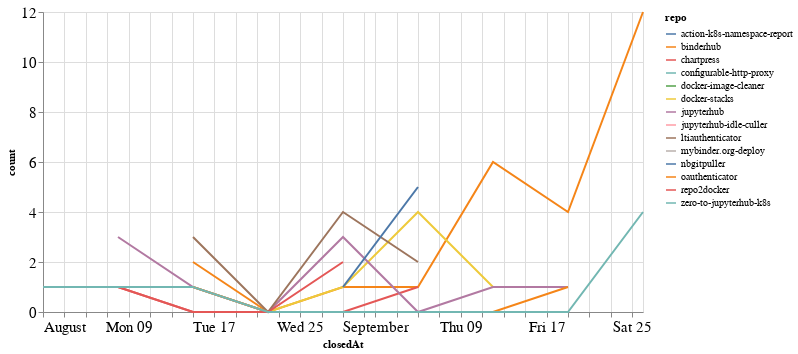

The cell this chart's notebook holds for it:
### Code cell
closed_by_time = closed_by.groupby('repo').resample('W', on='closedAt').count()['author'].reset_index()
closed_by_time = closed_by_time.rename(columns={'author': 'count'})

alt.Chart(closed_by_time, width=600).mark_line().encode(
    x='closedAt',
    y='count',
    color='repo',
    tooltip="repo"
)

### Figure 1 — Vega-Lite specification as saved in the notebook (floating-point values rounded to 4 significant figures)
{"config": {"axisLeft": {"labelFontSize": 15}, "axisBottom": {"labelFontSize": 15}}, "data": {"name": "data-df38d54a0c9fd392dc8a7f65bb2d7eb0"}, "mark": "line", "encoding": {"color": {"type": "nominal", "field": "repo"}, "tooltip": {"type": "nominal", "field": "repo"}, "x": {"type": "temporal", "field": "closedAt"}, "y": {"type": "quantitative", "field": "count"}}, "width": 600, "$schema": "https://vega.github.io/schema/vega-lite/v4.8.1.json", "datasets": {"data-df38d54a0c9fd392dc8a7f65bb2d7eb0": [{"repo": "action-k8s-namespace-report", "closedAt": "2021-09-26T00:00:00", "count": 1}, {"repo": "binderhub", "closedAt": "2021-08-15T00:00:00", "count": 2}, {"repo": "binderhub", "closedAt": "2021-08-22T00:00:00", "count": 0}, {"repo": "binderhub", "closedAt": "2021-08-29T00:00:00", "count": 1}, {"repo": "binderhub", "closedAt": "2021-09-05T00:00:00", "count": 1}, {"repo": "binderhub", "closedAt": "2021-09-12T00:00:00", "count": 6}, {"repo": "binderhub", "closedAt": "2021-09-19T00:00:00", "count": 4}, {"repo": "binderhub", "closedAt": "2021-09-26T00:00:00", "count": 12}, {"repo": "chartpress", "closedAt": "2021-08-08T00:00:00", "count": 1}, {"repo": "chartpress", "closedAt": "2021-08-15T00:00:00", "count": 0}, {"repo": "chartpress", "closedAt": "2021-08-22T00:00:00", "count": 0}, {"repo": "chartpress", "closedAt": "2021-08-29T00:00:00", "count": 0}, {"repo": "chartpress", "closedAt": "2021-09-05T00:00:00", "count": 1}, {"repo": "configurable-http-proxy", "closedAt": "2021-09-19T00:00:00", "count": 1}, {"repo": "docker-image-cleaner", "closedAt": "2021-09-26T00:00:00", "count": 1}, {"repo": "docker-stacks", "closedAt": "2021-08-08T00:00:00", "count": 1}, {"repo": "docker-stacks", "closedAt": "2021-08-15T00:00:00", "count": 1}, {"repo": "docker-stacks", "closedAt": "2021-08-22T00:00:00", "count": 0}, {"repo": "docker-stacks", "closedAt": "2021-08-29T00:00:00", "count": 1}, {"repo": "docker-stacks", "closedAt": "2021-09-05T00:00:00", "count": 4}, {"repo": "docker-stacks", "closedAt": "2021-09-12T00:00:00", "count": 1}, {"repo": "jupyterhub", "closedAt": "2021-08-08T00:00:00", "count": 3}, {"repo": "jupyterhub", "closedAt": "2021-08-15T00:00:00", "count": 1}, {"repo": "jupyterhub", "closedAt": "2021-08-22T00:00:00", "count": 0}, {"repo": "jupyterhub", "closedAt": "2021-08-29T00:00:00", "count": 3}, {"repo": "jupyterhub", "closedAt": "2021-09-05T00:00:00", "count": 0}, {"repo": "jupyterhub", "closedAt": "2021-09-12T00:00:00", "count": 1}, {"repo": "jupyterhub", "closedAt": "2021-09-19T00:00:00", "count": 1}, {"repo": "jupyterhub-idle-culler", "closedAt": "2021-09-19T00:00:00", "count": 2}, {"repo": "ltiauthenticator", "closedAt": "2021-08-15T00:00:00", "count": 3}, {"repo": "ltiauthenticator", "closedAt": "2021-08-22T00:00:00", "count": 0}, {"repo": "ltiauthenticator", "closedAt": "2021-08-29T00:00:00", "count": 4}, {"repo": "ltiauthenticator", "closedAt": "2021-09-05T00:00:00", "count": 2}, {"repo": "mybinder.org-deploy", "closedAt": "2021-08-08T00:00:00", "count": 1}, {"repo": "nbgitpuller", "closedAt": "2021-08-29T00:00:00", "count": 1}, {"repo": "nbgitpuller", "closedAt": "2021-09-05T00:00:00", "count": 5}, {"repo": "oauthenticator", "closedAt": "2021-08-15T00:00:00", "count": 1}, {"repo": "oauthenticator", "closedAt": "2021-08-22T00:00:00", "count": 0}, {"repo": "oauthenticator", "closedAt": "2021-08-29T00:00:00", "count": 0}, {"repo": "oauthenticator", "closedAt": "2021-09-05T00:00:00", "count": 0}, {"repo": "oauthenticator", "closedAt": "2021-09-12T00:00:00", "count": 0}, {"repo": "oauthenticator", "closedAt": "2021-09-19T00:00:00", "count": 1}, {"repo": "repo2docker", "closedAt": "2021-08-08T00:00:00", "count": 1}, {"repo": "repo2docker", "closedAt": "2021-08-15T00:00:00", "count": 0}, {"repo": "repo2docker", "closedAt": "2021-08-22T00:00:00", "count": 0}, {"repo": "repo2docker", "closedAt": "2021-08-29T00:00:00", "count": 2}, {"repo": "zero-to-jupyterhub-k8s", "closedAt": "2021-08-01T00:00:00", "count": 1}, {"repo": "zero-to-jupyterhub-k8s", "closedAt": "2021-08-08T00:00:00", "count": 1}, {"repo": "zero-to-jupyterhub-k8s", "closedAt": "2021-08-15T00:00:00", "count": 1}, {"repo": "zero-to-jupyterhub-k8s", "closedAt": "2021-08-22T00:00:00", "count": 0}, {"repo": "zero-to-jupyterhub-k8s", "closedAt": "2021-08-29T00:00:00", "count": 0}, {"repo": "zero-to-jupyterhub-k8s", "closedAt": "2021-09-05T00:00:00", "count": 0}, {"repo": "zero-to-jupyterhub-k8s", "closedAt": "2021-09-12T00:00:00", "count": 0}, {"repo": "zero-to-jupyterhub-k8s", "closedAt": "2021-09-19T00:00:00", "count": 0}, {"repo": "zero-to-jupyterhub-k8s", "closedAt": "2021-09-26T00:00:00", "count": 4}]}}
